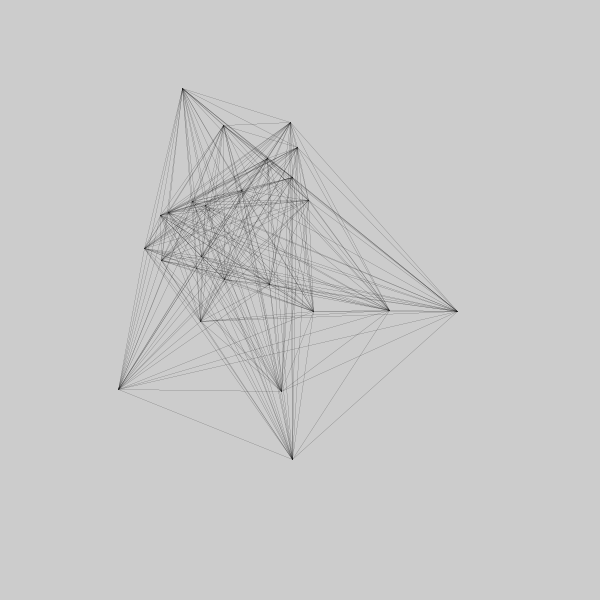
Frame 1 (no input)
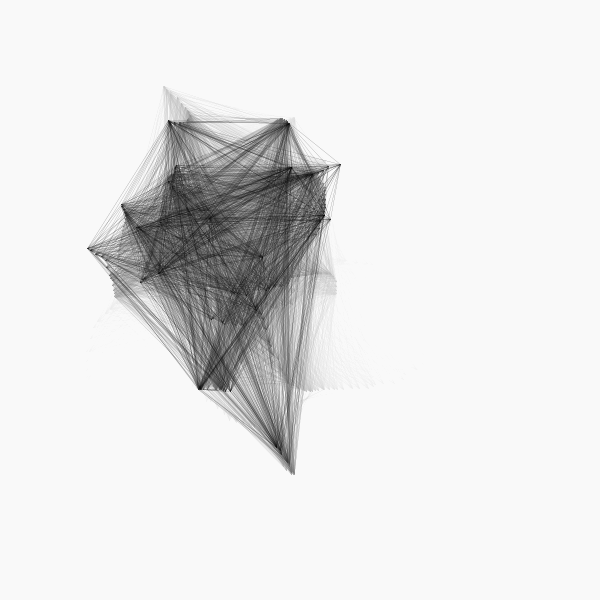
Frame 60 (the mouse pressed at the canvas centre just before this capture)
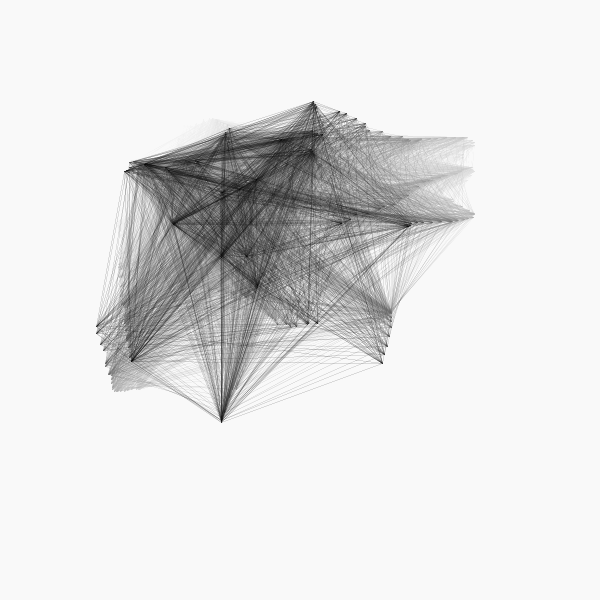
Frame 120 (the mouse held since frame 60 and released just before this capture)

The Processing sketch that drew these frames (run headless with seeded random() and noise(); from frame 60 on, the mouse is pressed at the canvas centre):

// Processing sketch: generative_art_j004
// ── generative_art_j004.pde
PVector[] points;
PVector[] off;

int nb = 0;

void restart() {
  points = new PVector[15 + int(random(15))];
  off = new PVector[points.length];
  for (int i = 0; i < points.length; i++) {
    off[i] = new PVector(random(10), random(10));
    points[i] = new PVector(noise(off[i].x)*width, noise(off[i].y)*height);
  }
}

void setup() {
  background(200);
  size(600, 600);
  pixelDensity(2);
  frameRate(24);
  strokeWeight(0.1);
  restart();
}

void draw() {
  noStroke();
  fill(255, 20);
  rect(0, 0, width, height);
  for (int i = 0; i < points.length; i++) {
    off[i].x += random(4)/200;
    off[i].y += random(4)/200;
    points[i].x = noise(off[i].x)*width;
    points[i].y = noise(off[i].y)*height;
  }
  for (int i = 0; i < points.length; i++) {
    for (int j = i; j < points.length; j++) {
      stroke(0);
      line(points[i].x, points[i].y, points[j].x, points[j].y);
    }
  }
}

void keyPressed() {
  if (keyCode == ENTER) {
    save("art02" + nb + ".jpg");
    nb++;
    restart();
  }
  if (keyCode == DELETE) {
    exit();
  }
}
